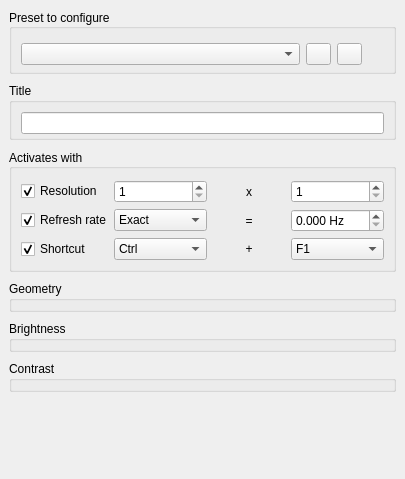
<?xml version="1.0" encoding="UTF-8"?>
<ui version="4.0">
 <class>control_panel::VideoPresets</class>
 <widget class="QWidget" name="ControlPanel_VideoPresets">
  <property name="geometry">
   <rect>
    <x>0</x>
    <y>0</y>
    <width>405</width>
    <height>479</height>
   </rect>
  </property>
  <property name="focusPolicy">
   <enum>Qt::ClickFocus</enum>
  </property>
  <property name="windowTitle">
   <string>Dialog</string>
  </property>
  <layout class="QVBoxLayout" name="verticalLayout_3">
   <property name="spacing">
    <number>0</number>
   </property>
   <property name="leftMargin">
    <number>0</number>
   </property>
   <property name="topMargin">
    <number>0</number>
   </property>
   <property name="rightMargin">
    <number>0</number>
   </property>
   <property name="bottomMargin">
    <number>0</number>
   </property>
   <item>
    <widget class="QScrollArea" name="scrollArea">
     <property name="frameShape">
      <enum>QFrame::NoFrame</enum>
     </property>
     <property name="widgetResizable">
      <bool>true</bool>
     </property>
     <widget class="QWidget" name="scrollAreaWidgetContents">
      <property name="geometry">
       <rect>
        <x>0</x>
        <y>0</y>
        <width>405</width>
        <height>479</height>
       </rect>
      </property>
      <layout class="QVBoxLayout" name="verticalLayout">
       <property name="spacing">
        <number>9</number>
       </property>
       <property name="leftMargin">
        <number>9</number>
       </property>
       <property name="topMargin">
        <number>9</number>
       </property>
       <property name="rightMargin">
        <number>9</number>
       </property>
       <property name="bottomMargin">
        <number>9</number>
       </property>
       <item>
        <widget class="QGroupBox" name="groupBox_presetList">
         <property name="enabled">
          <bool>true</bool>
         </property>
         <property name="sizePolicy">
          <sizepolicy hsizetype="Preferred" vsizetype="Maximum">
           <horstretch>0</horstretch>
           <verstretch>0</verstretch>
          </sizepolicy>
         </property>
         <property name="title">
          <string>Preset to configure</string>
         </property>
         <property name="alignment">
          <set>Qt::AlignLeading|Qt::AlignLeft|Qt::AlignVCenter</set>
         </property>
         <property name="flat">
          <bool>false</bool>
         </property>
         <layout class="QVBoxLayout" name="verticalLayout_2">
          <property name="topMargin">
           <number>11</number>
          </property>
          <property name="bottomMargin">
           <number>3</number>
          </property>
          <item>
           <layout class="QHBoxLayout" name="horizontalLayout">
            <property name="spacing">
             <number>6</number>
            </property>
            <item>
             <widget class="VideoPresetList" name="comboBox_presetList"/>
            </item>
            <item>
             <widget class="QPushButton" name="pushButton_addNewPreset">
              <property name="sizePolicy">
               <sizepolicy hsizetype="Fixed" vsizetype="Fixed">
                <horstretch>0</horstretch>
                <verstretch>0</verstretch>
               </sizepolicy>
              </property>
              <property name="minimumSize">
               <size>
                <width>25</width>
                <height>0</height>
               </size>
              </property>
              <property name="maximumSize">
               <size>
                <width>25</width>
                <height>16777215</height>
               </size>
              </property>
              <property name="toolTip">
               <string>Add a new preset</string>
              </property>
              <property name="text">
               <string/>
              </property>
              <property name="icon">
               <iconset resource="../../res.qrc">
                <normaloff>:/res/icons/newie/plus.png</normaloff>
                <disabledoff>:/res/icons/newie/plus_disabled.png</disabledoff>:/res/icons/newie/plus.png</iconset>
              </property>
             </widget>
            </item>
            <item>
             <widget class="QPushButton" name="pushButton_deletePreset">
              <property name="sizePolicy">
               <sizepolicy hsizetype="Fixed" vsizetype="Fixed">
                <horstretch>0</horstretch>
                <verstretch>0</verstretch>
               </sizepolicy>
              </property>
              <property name="minimumSize">
               <size>
                <width>25</width>
                <height>0</height>
               </size>
              </property>
              <property name="maximumSize">
               <size>
                <width>25</width>
                <height>16777215</height>
               </size>
              </property>
              <property name="toolTip">
               <string>Delete this preset</string>
              </property>
              <property name="text">
               <string/>
              </property>
              <property name="icon">
               <iconset resource="../../res.qrc">
                <normaloff>:/res/icons/newie/minus.png</normaloff>
                <disabledoff>:/res/icons/newie/minus_disabled.png</disabledoff>:/res/icons/newie/minus.png</iconset>
              </property>
              <property name="iconSize">
               <size>
                <width>10</width>
                <height>12</height>
               </size>
              </property>
             </widget>
            </item>
            <item>
             <widget class="QLabel" name="label_isPresetCurrentlyActive">
              <property name="sizePolicy">
               <sizepolicy hsizetype="Maximum" vsizetype="Minimum">
                <horstretch>0</horstretch>
                <verstretch>0</verstretch>
               </sizepolicy>
              </property>
              <property name="minimumSize">
               <size>
                <width>16</width>
                <height>0</height>
               </size>
              </property>
              <property name="text">
               <string>&lt;html&gt;&lt;head/&gt;&lt;body&gt;&lt;p&gt;&lt;br/&gt;&lt;/p&gt;&lt;/body&gt;&lt;/html&gt;</string>
              </property>
              <property name="textFormat">
               <enum>Qt::RichText</enum>
              </property>
              <property name="alignment">
               <set>Qt::AlignLeading|Qt::AlignLeft|Qt::AlignVCenter</set>
              </property>
             </widget>
            </item>
           </layout>
          </item>
         </layout>
        </widget>
       </item>
       <item>
        <widget class="QGroupBox" name="groupBox_videoPresetName">
         <property name="sizePolicy">
          <sizepolicy hsizetype="Preferred" vsizetype="Maximum">
           <horstretch>0</horstretch>
           <verstretch>0</verstretch>
          </sizepolicy>
         </property>
         <property name="title">
          <string>Title</string>
         </property>
         <layout class="QVBoxLayout" name="verticalLayout_5">
          <property name="bottomMargin">
           <number>3</number>
          </property>
          <item>
           <widget class="QLineEdit" name="lineEdit_presetName">
            <property name="placeholderText">
             <string/>
            </property>
           </widget>
          </item>
         </layout>
        </widget>
       </item>
       <item>
        <widget class="QGroupBox" name="groupBox_activation">
         <property name="enabled">
          <bool>true</bool>
         </property>
         <property name="sizePolicy">
          <sizepolicy hsizetype="Preferred" vsizetype="Maximum">
           <horstretch>0</horstretch>
           <verstretch>0</verstretch>
          </sizepolicy>
         </property>
         <property name="title">
          <string>Activates with</string>
         </property>
         <property name="alignment">
          <set>Qt::AlignLeading|Qt::AlignLeft|Qt::AlignVCenter</set>
         </property>
         <property name="flat">
          <bool>false</bool>
         </property>
         <layout class="QGridLayout" name="gridLayout_2">
          <property name="topMargin">
           <number>11</number>
          </property>
          <property name="horizontalSpacing">
           <number>2</number>
          </property>
          <item row="1" column="1">
           <widget class="QComboBox" name="comboBox_refreshRateComparison">
            <property name="enabled">
             <bool>true</bool>
            </property>
            <property name="sizePolicy">
             <sizepolicy hsizetype="Ignored" vsizetype="Fixed">
              <horstretch>0</horstretch>
              <verstretch>0</verstretch>
             </sizepolicy>
            </property>
            <item>
             <property name="text">
              <string>Exact</string>
             </property>
            </item>
            <item>
             <property name="text">
              <string>Rounded</string>
             </property>
            </item>
            <item>
             <property name="text">
              <string>Floored</string>
             </property>
            </item>
            <item>
             <property name="text">
              <string>Ceiled</string>
             </property>
            </item>
           </widget>
          </item>
          <item row="0" column="3">
           <widget class="QSpinBox" name="spinBox_resolutionY">
            <property name="enabled">
             <bool>true</bool>
            </property>
            <property name="sizePolicy">
             <sizepolicy hsizetype="Ignored" vsizetype="Fixed">
              <horstretch>0</horstretch>
              <verstretch>0</verstretch>
             </sizepolicy>
            </property>
            <property name="minimum">
             <number>1</number>
            </property>
            <property name="maximum">
             <number>480</number>
            </property>
           </widget>
          </item>
          <item row="2" column="1">
           <widget class="QComboBox" name="comboBox_shortcutFirstKey">
            <property name="enabled">
             <bool>true</bool>
            </property>
            <property name="sizePolicy">
             <sizepolicy hsizetype="Ignored" vsizetype="Fixed">
              <horstretch>0</horstretch>
              <verstretch>0</verstretch>
             </sizepolicy>
            </property>
            <item>
             <property name="text">
              <string>Ctrl</string>
             </property>
            </item>
           </widget>
          </item>
          <item row="2" column="2">
           <widget class="QLabel" name="label_shortcutSeparator">
            <property name="enabled">
             <bool>true</bool>
            </property>
            <property name="sizePolicy">
             <sizepolicy hsizetype="Preferred" vsizetype="Minimum">
              <horstretch>0</horstretch>
              <verstretch>0</verstretch>
             </sizepolicy>
            </property>
            <property name="text">
             <string>+</string>
            </property>
            <property name="alignment">
             <set>Qt::AlignCenter</set>
            </property>
           </widget>
          </item>
          <item row="1" column="2">
           <widget class="QPushButton" name="pushButton_refreshRateSeparator">
            <property name="sizePolicy">
             <sizepolicy hsizetype="Maximum" vsizetype="Minimum">
              <horstretch>0</horstretch>
              <verstretch>0</verstretch>
             </sizepolicy>
            </property>
            <property name="focusPolicy">
             <enum>Qt::NoFocus</enum>
            </property>
            <property name="toolTip">
             <string>Copy current refresh rate</string>
            </property>
            <property name="text">
             <string>=</string>
            </property>
            <property name="autoDefault">
             <bool>false</bool>
            </property>
            <property name="flat">
             <bool>true</bool>
            </property>
           </widget>
          </item>
          <item row="1" column="0">
           <widget class="QCheckBox" name="checkBox_activatorRefreshRate">
            <property name="enabled">
             <bool>true</bool>
            </property>
            <property name="sizePolicy">
             <sizepolicy hsizetype="Maximum" vsizetype="Fixed">
              <horstretch>0</horstretch>
              <verstretch>0</verstretch>
             </sizepolicy>
            </property>
            <property name="text">
             <string>Refresh rate</string>
            </property>
            <property name="checked">
             <bool>true</bool>
            </property>
           </widget>
          </item>
          <item row="0" column="0">
           <widget class="QCheckBox" name="checkBox_activatorResolution">
            <property name="enabled">
             <bool>true</bool>
            </property>
            <property name="sizePolicy">
             <sizepolicy hsizetype="Maximum" vsizetype="Fixed">
              <horstretch>0</horstretch>
              <verstretch>0</verstretch>
             </sizepolicy>
            </property>
            <property name="text">
             <string>Resolution</string>
            </property>
            <property name="checked">
             <bool>true</bool>
            </property>
           </widget>
          </item>
          <item row="0" column="2">
           <widget class="QPushButton" name="pushButton_resolutionSeparator">
            <property name="sizePolicy">
             <sizepolicy hsizetype="Maximum" vsizetype="Minimum">
              <horstretch>0</horstretch>
              <verstretch>0</verstretch>
             </sizepolicy>
            </property>
            <property name="focusPolicy">
             <enum>Qt::NoFocus</enum>
            </property>
            <property name="toolTip">
             <string>Copy current resolution</string>
            </property>
            <property name="text">
             <string>x</string>
            </property>
            <property name="autoDefault">
             <bool>false</bool>
            </property>
            <property name="flat">
             <bool>true</bool>
            </property>
           </widget>
          </item>
          <item row="1" column="3">
           <widget class="QDoubleSpinBox" name="doubleSpinBox_refreshRateValue">
            <property name="enabled">
             <bool>true</bool>
            </property>
            <property name="sizePolicy">
             <sizepolicy hsizetype="Ignored" vsizetype="Fixed">
              <horstretch>0</horstretch>
              <verstretch>0</verstretch>
             </sizepolicy>
            </property>
            <property name="suffix">
             <string> Hz</string>
            </property>
            <property name="decimals">
             <number>3</number>
            </property>
            <property name="minimum">
             <double>0.000000000000000</double>
            </property>
            <property name="maximum">
             <double>100000000.000000000000000</double>
            </property>
           </widget>
          </item>
          <item row="2" column="0">
           <widget class="QCheckBox" name="checkBox_activatorShortcut">
            <property name="enabled">
             <bool>true</bool>
            </property>
            <property name="sizePolicy">
             <sizepolicy hsizetype="Maximum" vsizetype="Fixed">
              <horstretch>0</horstretch>
              <verstretch>0</verstretch>
             </sizepolicy>
            </property>
            <property name="text">
             <string>Shortcut</string>
            </property>
            <property name="checked">
             <bool>true</bool>
            </property>
           </widget>
          </item>
          <item row="0" column="1">
           <widget class="QSpinBox" name="spinBox_resolutionX">
            <property name="enabled">
             <bool>true</bool>
            </property>
            <property name="sizePolicy">
             <sizepolicy hsizetype="Ignored" vsizetype="Fixed">
              <horstretch>0</horstretch>
              <verstretch>0</verstretch>
             </sizepolicy>
            </property>
            <property name="minimum">
             <number>1</number>
            </property>
            <property name="maximum">
             <number>640</number>
            </property>
           </widget>
          </item>
          <item row="2" column="3">
           <widget class="QComboBox" name="comboBox_shortcutSecondKey">
            <property name="enabled">
             <bool>true</bool>
            </property>
            <property name="sizePolicy">
             <sizepolicy hsizetype="Ignored" vsizetype="Fixed">
              <horstretch>0</horstretch>
              <verstretch>0</verstretch>
             </sizepolicy>
            </property>
            <item>
             <property name="text">
              <string>F1</string>
             </property>
            </item>
            <item>
             <property name="text">
              <string>F2</string>
             </property>
            </item>
            <item>
             <property name="text">
              <string>F3</string>
             </property>
            </item>
            <item>
             <property name="text">
              <string>F4</string>
             </property>
            </item>
            <item>
             <property name="text">
              <string>F5</string>
             </property>
            </item>
            <item>
             <property name="text">
              <string>F6</string>
             </property>
            </item>
            <item>
             <property name="text">
              <string>F7</string>
             </property>
            </item>
            <item>
             <property name="text">
              <string>F8</string>
             </property>
            </item>
            <item>
             <property name="text">
              <string>F9</string>
             </property>
            </item>
            <item>
             <property name="text">
              <string>F10</string>
             </property>
            </item>
            <item>
             <property name="text">
              <string>F11</string>
             </property>
            </item>
            <item>
             <property name="text">
              <string>F12</string>
             </property>
            </item>
           </widget>
          </item>
         </layout>
        </widget>
       </item>
       <item>
        <widget class="ParameterGrid" name="parameterGrid_geometry">
         <property name="sizePolicy">
          <sizepolicy hsizetype="Minimum" vsizetype="Preferred">
           <horstretch>0</horstretch>
           <verstretch>0</verstretch>
          </sizepolicy>
         </property>
         <property name="title">
          <string>Geometry</string>
         </property>
        </widget>
       </item>
       <item>
        <widget class="ParameterGrid" name="parameterGrid_brightness">
         <property name="title">
          <string>Brightness</string>
         </property>
        </widget>
       </item>
       <item>
        <widget class="ParameterGrid" name="parameterGrid_contrast">
         <property name="title">
          <string>Contrast</string>
         </property>
        </widget>
       </item>
       <item>
        <spacer name="verticalSpacer">
         <property name="orientation">
          <enum>Qt::Vertical</enum>
         </property>
         <property name="sizeHint" stdset="0">
          <size>
           <width>20</width>
           <height>40</height>
          </size>
         </property>
        </spacer>
       </item>
      </layout>
     </widget>
    </widget>
   </item>
  </layout>
 </widget>
 <customwidgets>
  <customwidget>
   <class>ParameterGrid</class>
   <extends>QGroupBox</extends>
   <header>QGroupBox_parameter_grid.h</header>
   <container>1</container>
  </customwidget>
  <customwidget>
   <class>VideoPresetList</class>
   <extends>QComboBox</extends>
   <header>QComboBox_video_preset_list.h</header>
  </customwidget>
 </customwidgets>
 <tabstops>
  <tabstop>comboBox_presetList</tabstop>
  <tabstop>pushButton_addNewPreset</tabstop>
  <tabstop>pushButton_deletePreset</tabstop>
  <tabstop>lineEdit_presetName</tabstop>
  <tabstop>checkBox_activatorResolution</tabstop>
  <tabstop>spinBox_resolutionX</tabstop>
  <tabstop>pushButton_resolutionSeparator</tabstop>
  <tabstop>spinBox_resolutionY</tabstop>
  <tabstop>checkBox_activatorRefreshRate</tabstop>
  <tabstop>comboBox_refreshRateComparison</tabstop>
  <tabstop>pushButton_refreshRateSeparator</tabstop>
  <tabstop>doubleSpinBox_refreshRateValue</tabstop>
  <tabstop>checkBox_activatorShortcut</tabstop>
  <tabstop>comboBox_shortcutFirstKey</tabstop>
  <tabstop>comboBox_shortcutSecondKey</tabstop>
 </tabstops>
 <resources>
  <include location="../../res.qrc"/>
 </resources>
 <connections/>
</ui>
